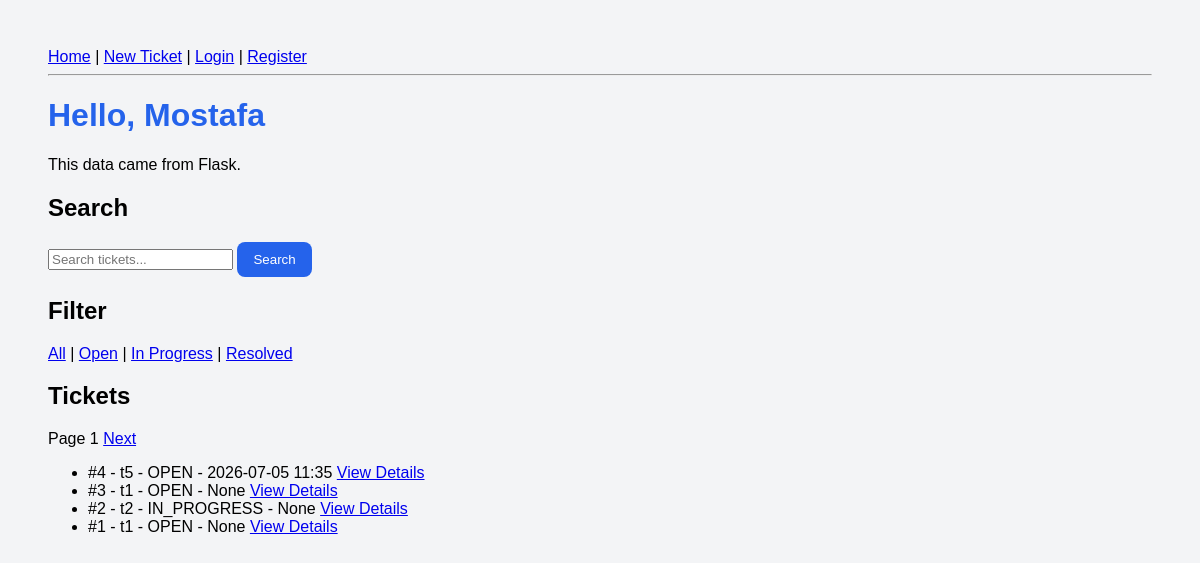
Before: / with the older database file.
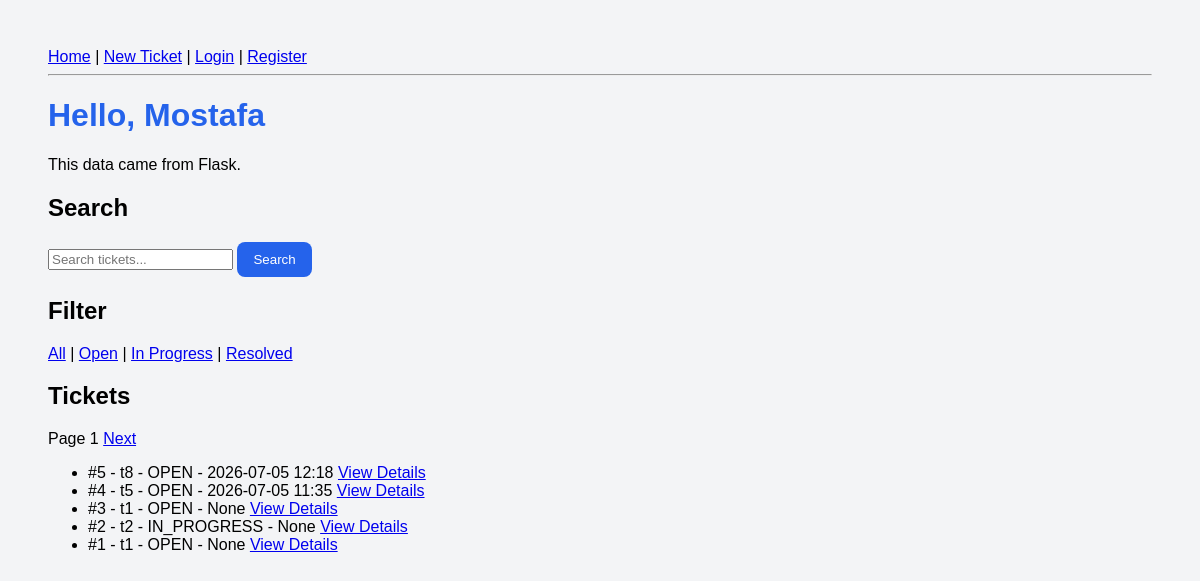
After: the same page with the newer database file.
### tables this page shows
CREATE TABLE tickets (
            id INTEGER PRIMARY KEY AUTOINCREMENT,
            title TEXT NOT NULL,
            status TEXT NOT NULL,
            description TEXT NOT NULL
        , user_id INTEGER REFERENCES users(id), created_at TEXT);

### ticket_routes.py (the view)
@ticket_bp.route("/")
def home():
    user_name = "Mostafa"
    status = request.args.get("status")
    q = request.args.get("q")
    page = request.args.get("page", 1, type=int)
    page_size = 5
    tickets = get_filtered_tickets(status, q, page, page_size)
    return render_template(
        "home.html",
        name=user_name,
        tickets=tickets,
        selected_status=status,
        search_keyword=q,
        page=page
    )

### app.py (called while the page is built)
@app.context_processor
def inject_csrf_token():
    return {
        "csrf_token": generate_csrf_token
    }

### database.py (called while the page is built)
def get_connection():
    connection = sqlite3.connect(DATABASE_NAME)
    connection.row_factory = sqlite3.Row # this allows us to access columns by name instead of index
    return connection

### ticket_repository.py (called while the page is built)
def row_to_ticket(row):
    return Ticket(
        id=row["id"],
        title=row["title"],
        status=TicketStatus(row["status"]),
        description=row["description"],
        user_id=row["user_id"],
        created_at=row["created_at"]
    )

def find_by_filters(status, keyword,limit=10, offset=0):
    connection = get_connection()
    sql = "SELECT * FROM tickets WHERE 1=1"
    params = []
    if status:
        sql += " AND status = ?"
        params.append(status)
    if keyword:
        sql += " AND (title LIKE ? OR description LIKE ?)"
        params.append(f"%{keyword}%")
        params.append(f"%{keyword}%")
    sql += " ORDER BY id DESC LIMIT ? OFFSET ?"
    params.append(limit)
    params.append(offset)
    rows = connection.execute(sql, params).fetchall()
    connection.close()
    return [row_to_ticket(row) for row in rows]

### ticket_service.py (called while the page is built)
def get_filtered_tickets(status, keyword, page, page_size):
    clean_status = None
    clean_keyword = None
    if status and status.strip() != "":
        clean_status = status.strip()
    if keyword and keyword.strip() != "":
        clean_keyword = keyword.strip()
    offset = (page - 1) * page_size
    return find_by_filters(clean_status, clean_keyword, page_size, offset)

### templates/home.html (shortened to what this page needs)
{% extends "base.html" %}
{% block content %}
<h1>Hello, {{ name }}</h1>
<p>This data came from Flask.</p>
<h2>Search</h2>
<form action="{{ url_for('tickets.home') }}" method="get">
    <input
        type="text"
        name="q"
        placeholder="Search tickets..."
        value="{{ search_keyword or '' }}"
    >
    <button type="submit">Search</button>
</form>
<h2>Filter</h2>
<a href="{{ url_for('tickets.home') }}">All</a>
|
<a href="{{ url_for('tickets.home', status='OPEN') }}">Open</a>
|
<a href="{{ url_for('tickets.home', status='IN_PROGRESS') }}">In Progress</a>
|
<a href="{{ url_for('tickets.home', status='RESOLVED') }}">Resolved</a>
<h2>Tickets</h2>
<div>
    <span>Page {{ page }}</span>
    <a href="{{ url_for('tickets.home', page=page+1, status=selected_status, q=search_keyword) }}">
        Next
    </a>
</div>
<ul>
    {% for ticket in tickets %}
        <li>
            #{{ ticket.id }} - {{ ticket.title }} - {{ ticket.status.value }} - {{ ticket.created_at }}
            <a href="{{ url_for('tickets.ticket_details', ticket_id=ticket.id) }}">View Details</a>
        </li>
    {% endfor %}
</ul>
{% endblock %}

### templates/base.html (shortened to what this page needs)
<!DOCTYPE html>
<html>
<head>
    <link rel="stylesheet" href="{{ url_for('static', filename='css/style.css') }}">
</head>
<body>
    <nav>
        <a href="{{ url_for('tickets.home') }}">Home</a>
        |
        <a href="{{ url_for('tickets.show_create_ticket_form') }}">New Ticket</a>
        |
        {% if session.get("user_id") %}
            <span>Welcome, {{ session.get("user_name") }}</span>
            |
            <a href="{{ url_for('auth.logout_route') }}">Logout</a>
        {% else %}
            <a href="{{ url_for('auth.login_form') }}">Login</a>
            |
            <a href="{{ url_for('auth.register_form') }}">Register</a>
        {% endif %}
    </nav>
    <hr>
    {% block content %}
    {% endblock %}
</body>
</html>

### static/css/style.css (style rules this page uses)
body { font-family: Arial, sans-serif; background-color: #f3f4f6; padding: 40px; }
h1 { color: #2563eb; }
button { padding: 10px 16px; border: none; background-color: #2563eb; color: white; border-radius: 8px; cursor: pointer; }

Changed rows visible on the page:
added tickets: id "5", title "t8", status.value "OPEN", created_at "2026-07-05 12:18"
